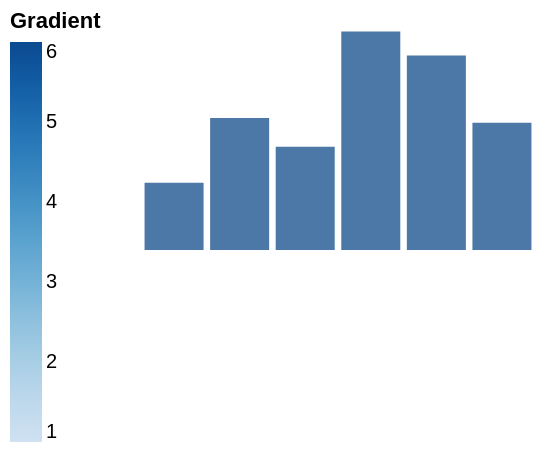

The Vega-Lite source for this figure:
### Vega specification from a JSON file in a GitHub repository (floating-point values rounded to 4 significant figures)
{"width": 200, "height": 120, "padding": 5, "data": [{"name": "t", "values": [{"a": "Alpha", "b": 28, "c": "x", "d": 1}, {"a": "Bravo", "b": 55, "c": "y", "d": 2}, {"a": "Charlie", "b": 43, "c": "x", "d": 3}, {"a": "Delta", "b": 91, "c": "z", "d": 4}, {"a": "Echo", "b": 81, "c": "y", "d": 5}, {"a": "Foxtrot", "b": 53, "c": "z", "d": 6}]}], "scales": [{"name": "x", "type": "band", "domain": {"data": "t", "field": "a"}, "range": "width", "padding": 0.1}, {"name": "y", "type": "linear", "domain": {"data": "t", "field": "b"}, "range": "height", "nice": true}, {"name": "color", "type": "ordinal", "domain": {"data": "t", "field": "c"}, "range": {"scheme": "category10"}}, {"name": "ramp", "type": "linear", "domain": {"data": "t", "field": "d"}, "range": {"scheme": "blues"}}, {"name": "size", "type": "linear", "domain": {"data": "t", "field": "b"}, "range": [10, 200]}, {"name": "shape", "type": "ordinal", "domain": {"data": "t", "field": "c"}, "range": "symbol"}, {"name": "quant", "type": "quantize", "domain": [0, 100], "range": {"scheme": "greens", "count": 4}}], "marks": [{"type": "rect", "from": {"data": "t"}, "encode": {"enter": {"x": {"scale": "x", "field": "a"}, "width": {"scale": "x", "band": 1}, "y": {"scale": "y", "field": "b"}, "y2": {"scale": "y", "value": 0}}}}], "legends": [{"fill": "ramp", "type": "gradient", "title": "Gradient", "orient": "left"}]}
